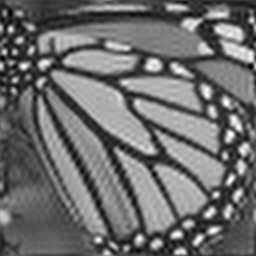
#> input picture CV_PA1/upsampled.png, 256 x 256 px
$ python pr1.py
#> lines starting #> are read from the running program, lines starting #| are printed output that depends on the picture
import cv2

##cv2.imread, cv2.imwrite, cv2.cvtColor, cv2.Laplacian, cv2.Sobel, cv2.resize

##################################################################################
import pandas as pd
import numpy as np
pd.set_option('display.max_columns', None)
pd.set_option('display.max_rows', None)
np.set_printoptions(threshold=np.inf, linewidth=np.inf) #inf = infinity
##################################################################################

############################# Load_data ##########################################
ih =  cv2.imread('upsampled.png', cv2.IMREAD_GRAYSCALE)   # ih shape :  (256, 256) as initial high resolution(ih0)
#> ih is the input picture: shape (256, 256); min 2, max 255, mean 109.2
print("ih shape : ", ih.shape)
#| ih shape :  (256, 256)
height, width = ih.shape
#> height = 256; width = 256

igt = cv2.imread('HR.png', cv2.IMREAD_GRAYSCALE)   # igt shape :  (256, 256)
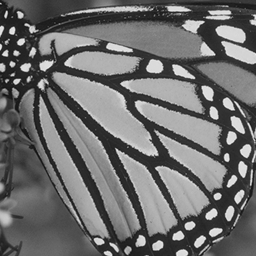
#> input picture CV_PA1/HR.png, 256 x 256 px
#> igt is the input picture: shape (256, 256); min 13, max 241, mean 109.2
print("igt shape : ", igt.shape)
#| igt shape :  (256, 256)

############################# Down_sampling ######################################


il = cv2.resize(igt, (height//4, width//4))   # (64, 64)   ## Resize the picture => downsampling or upsampling
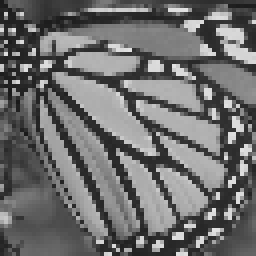
#> il: shape (64, 64) (shown 4 times larger); min 26, max 226, mean 109.5
print("il shape(downsampling the igt(HR)) : ", il.shape)
#| il shape(downsampling the igt(HR)) :  (64, 64)

iteration = 3

ih0 = cv2.resize(ih, (height//4, width//4)) ## "Upsampled.png"
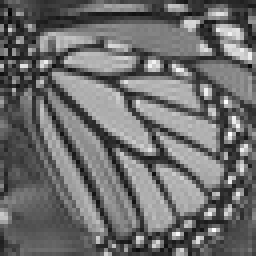
#> ih0: shape (64, 64) (shown 4 times larger); min 5, max 255, mean 109.4

##a = ih0 - il

alpha = 0.01

idt = ih0

iht = ih

for i in range(0,iteration):
# [6 lines of commented-out code are left out]
    error = cv2.resize(ih,(height//4, width//4)) - il
    grad = cv2.resize(error, (height, width))
    print(grad)
    iht = iht + alpha * grad
#> this loop made 3 passes
#> (printed output is left out)
#> pass 1, `error = cv2.resize(ih,(height//4, width//4)) - il`:
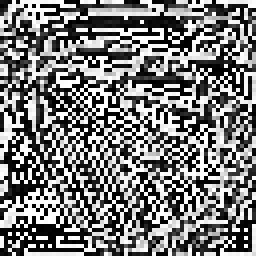
#> error: shape (64, 64) (shown 4 times larger); min 0, max 255, mean 121.6
#> pass 1, `grad = cv2.resize(error, (height, width))`:
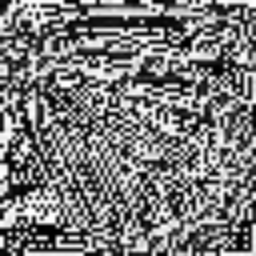
#> grad: shape (256, 256); min 0, max 255, mean 121.5
